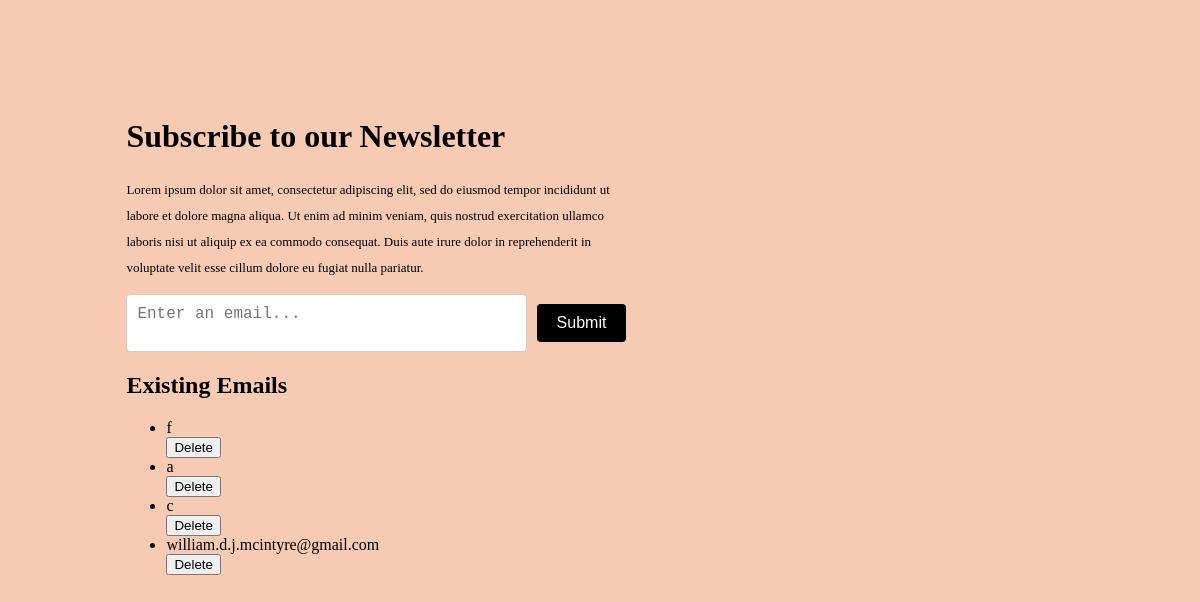
Before: / with the older database file.
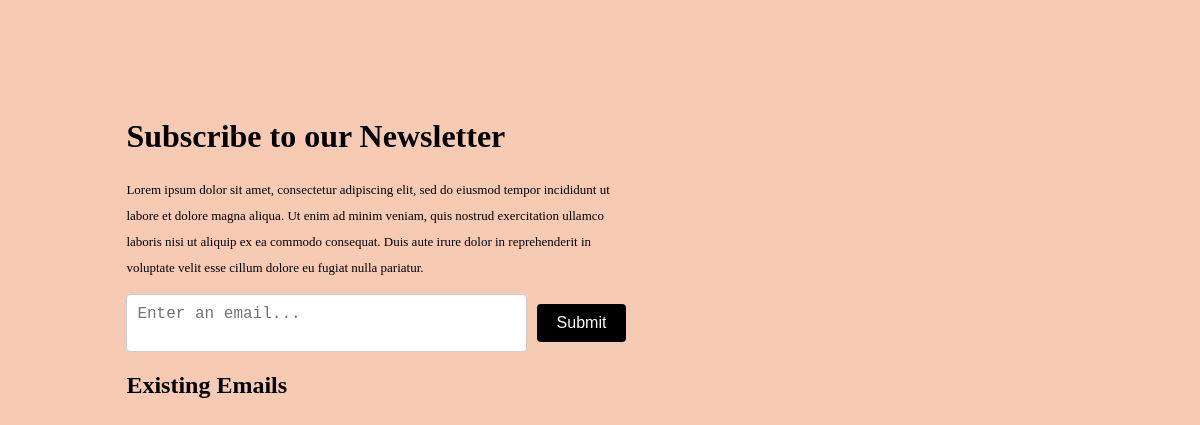
After: the same page with the newer database file.
### app/models.py (models this page shows)
class Email(db.Model):
    id = db.Column(db.Integer, primary_key=True)
    address = db.Column(db.String(120), unique=True, nullable=False)

### app/routes.py (the view)
@bp.route('/')
def index():
    return render_template('index.html', emails = Email.query.all())

### app/templates/index.html
{% extends 'base.html' %}
{% block head %}
<link rel="stylesheet", href="static/css/main.css">
{% endblock head %}
{% block body%}
<div class="wrapper">
    <div class="header">
        <h1>Subscribe to our Newsletter</h1>
    </div>
    <div class="text">
        <p>Lorem ipsum dolor sit amet, consectetur adipiscing elit, sed do eiusmod tempor incididunt ut labore et dolore magna aliqua. Ut enim ad minim veniam, quis nostrud exercitation ullamco laboris nisi ut aliquip ex ea commodo consequat. Duis aute irure dolor in reprehenderit in voluptate velit esse cillum dolore eu fugiat nulla pariatur.</p>
    </div>
    <form class="container" action="{{url_for('main.add_email')}}" method="POST">
        <textarea class="text-box" name="address" placeholder="Enter an email..."></textarea>
        <button class="submit-button">Submit</button>
    </form>
    <h2> Existing Emails</h2>
    <ul>
        {% for entry in emails %}
        <li>
            {{entry.address}}
            <form action="{{url_for('main.delete_email', address=entry.address) }}" method="GET">
                <input type="submit" value="Delete">
            </form>
        </li>
        {% endfor %}
    </ul>
</div>
{% endblock body%}

### app/templates/base.html (shortened to what this page needs)
<!DOCTYPE html>
<html lang="en">
<head>
    {% block head%}{% endblock head%}
</head>
<body>
    {% block body%}{% endblock body%}
</body>
</html>

### app/static/css/main.css (style rules this page uses)
* { box-sizing:border-box; }
body { background-color: #f7cab3; font-family: 'Times New Roman', Times, serif; }
.wrapper { margin-top: 10%; margin-left: 10%; margin-right: 50%; min-width: 500px; }
.header { margin-bottom: 20px; }
.text { font-size: small; line-height: 2; }
.container { display: flex; align-items: center; justify-content: center; }
.text-box { padding: 10px; font-size: 16px; border: 1px solid #ccc; border-radius: 4px; flex-grow: 1; margin-right: 10px; resize: none; }
.submit-button { padding: 10px 20px; font-size: 16px; background-color: #000000; color: #fff; border: none; border-radius: 4px; cursor: pointer; }

Changed rows visible on the page:
removed Email: address "f"
removed Email: address "a"
removed Email: address "c"
removed Email: address "william.d.j.mcintyre@gmail.com"
